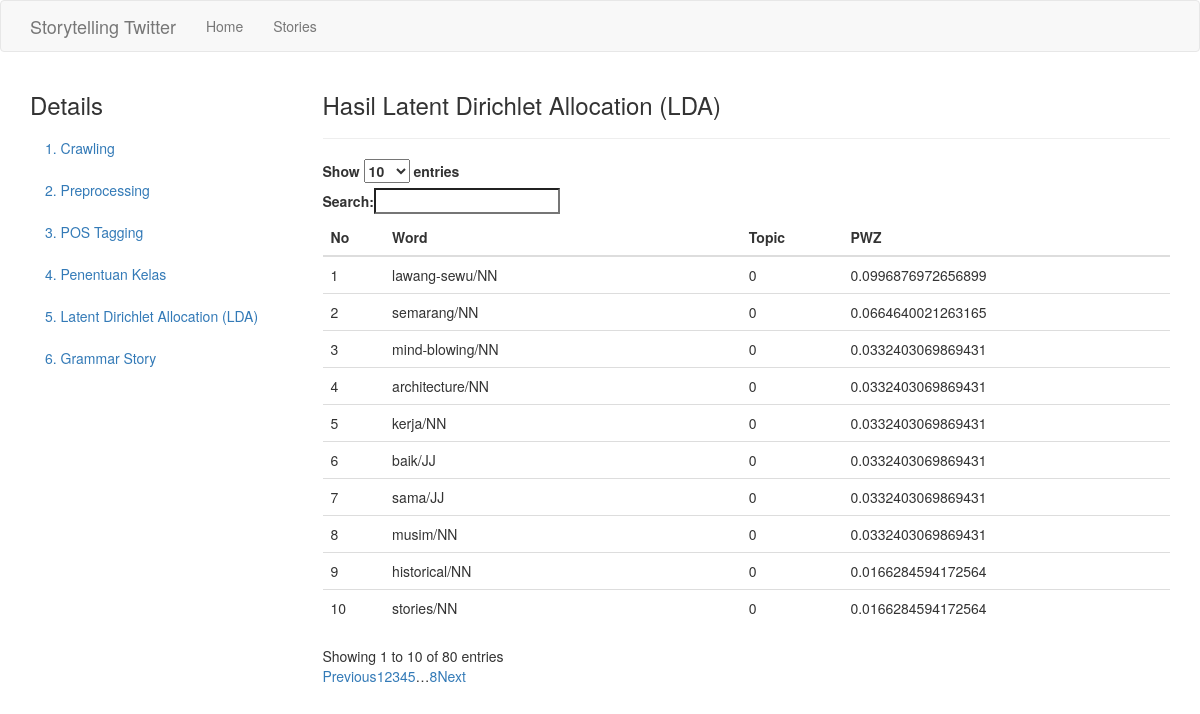
Page /stories/1/details/lda on the committed database.
### app/models.py (models this page shows, shortened)
class LdaPWZ(db.Model):
    __tablename__ = 'ldapwz'
    id = db.Column(db.Integer, primary_key=True)
    word = db.Column(db.String(200))
    topic = db.Column(db.Integer)
    pwz = db.Column(db.String(200))
    crawler_id = db.Column(db.Integer, db.ForeignKey('crawler.id'), nullable=False)

### app/main/routes.py (the view)
@bp.route('/stories/<int:id>/details/lda', methods=['GET', 'POST'])
def get_lda(id):
    lda = LdaPWZ.query.filter_by(crawler_id=id)
    return render_template("details_lda.html", crawler_id=id, lda=lda)

### app/templates/details_lda.html (shortened to what this page needs)
{% extends 'bootstrap/base.html' %}
{% block head %}
{{super()}}
<link rel="stylesheet" href="https://maxcdn.bootstrapcdn.com/bootstrap/3.3.7/css/bootstrap.min.css">
<link rel="stylesheet" href="https://cdn.datatables.net/1.10.19/css/dataTables.bootstrap.min.css">
{% endblock %}
{% block navbar %}
<nav class="navbar navbar-default">
  <div class="container">
    <div class="navbar-header">
      <a class="navbar-brand" href="{{ url_for('main.index') }}">{{ _('Storytelling Twitter') }}</a>
    </div>
    <div class="collapse navbar-collapse" id="bs-example-navbar-collapse-1">
      <ul class="nav navbar-nav">
        <li><a href="{{ url_for('main.index') }}">{{ _('Home') }}</a></li>
        <li><a href="{{ url_for('main.stories') }}">{{ _('Stories') }}</a></li>
      </ul>
    </div>
  </div>
</nav>
{% endblock %}
{% block content %}
<div class="container">
  <div class="row">
    <nav class="col-sm-3" id="myScrollspy">
      <ol class="nav nav-stacked" id="sidebar" data-spy="affix" data-offset-top="0">
        <h3>Details</h3>
        <li><a href="{{url_for('main.get_crawling', id=crawler_id)}}">1. Crawling</a></li>
        <li><a href="{{url_for('main.get_preprocessing', id=crawler_id)}}">2. Preprocessing</span></a></li>
        <li><a href="{{url_for('main.get_postag', id=crawler_id)}}">3. POS Tagging</a></li>
        <li><a href="{{url_for('main.get_kelas', id=crawler_id)}}">4. Penentuan Kelas</a></li>
        <li><a href="{{url_for('main.get_lda', id=crawler_id)}}">5. Latent Dirichlet Allocation (LDA)</a></li>
        <li><a href="{{url_for('main.get_grammar_story', id=crawler_id)}}">6. Grammar Story</a></li>
      </ol>
    </nav>
    <div class="col-md-9">
      <h3>Hasil Latent Dirichlet Allocation (LDA)</h3>
      <hr>
      <table class="table table-stripped" id="tblLda">
        <thead>
          <th>No</th>
          <th>Word</th>
          <th>Topic</th>
          <th>PWZ</th>
        </thead>
        <tbody>
          {% set ns = namespace(i=1) %}
          {% for item in lda %}
          <tr>
            <td>{{ ns.i }}</td>
            <td>{{ item.word }}</td>
            <td>{{ item.topic }}</td>
            <td>{{ item.pwz }}</td>
          </tr>
          {% set ns.i = ns.i+1 %}
          {% endfor %}
        </tbody>
      </table>
    </div>
  </div>
</div>
{% endblock %}

### app/templates/details_lda.html (style rules this page uses)
body { position: relative; }

### rows in the picture
LdaPWZ: i "1", word "lawang-sewu/NN", topic "0", pwz "0.0996876972656899"
LdaPWZ: i "2", word "semarang/NN", topic "0", pwz "0.0664640021263165"
LdaPWZ: i "3", word "mind-blowing/NN", topic "0", pwz "0.0332403069869431"
LdaPWZ: i "4", word "architecture/NN", topic "0", pwz "0.0332403069869431"
LdaPWZ: i "5", word "kerja/NN", topic "0", pwz "0.0332403069869431"
LdaPWZ: i "6", word "baik/JJ", topic "0", pwz "0.0332403069869431"
LdaPWZ: i "7", word "sama/JJ", topic "0", pwz "0.0332403069869431"
LdaPWZ: i "8", word "musim/NN", topic "0", pwz "0.0332403069869431"
LdaPWZ: i "9", word "historical/NN", topic "0", pwz "0.0166284594172564"
LdaPWZ: i "10", word "stories/NN", topic "0", pwz "0.0166284594172564"
